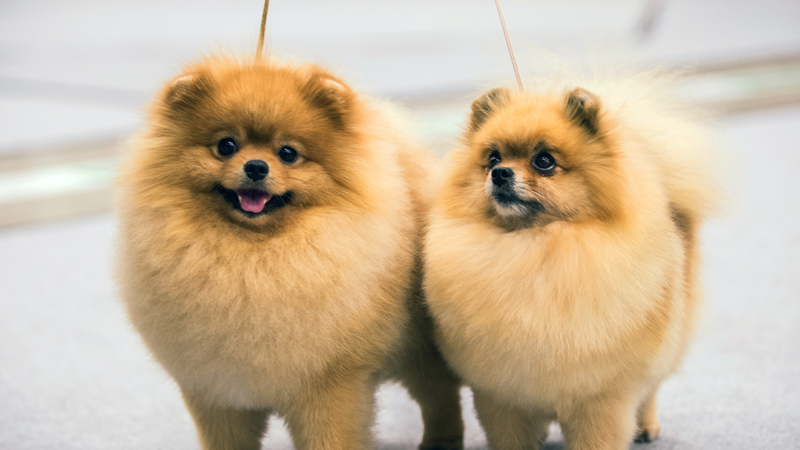
#> input picture test_image/d41586-020-01430-5_17977554.jpg, 800 x 450 px, found by its file name
$ jupyter execute --allow-errors rough.ipynb
#> lines starting #> are read from the running program, lines starting #| are printed output that depends on the picture
[cell 1]
from PIL import Image
a=Image.open("d41586-020-01430-5_17977554.jpg")
#> a is the input picture: PIL image 800x450 RGB; mean R, G, B 203.3, 184.2, 158.1
s=a.size
#> s = (800, 450)
print(s)
#| (800, 450)
size=(40,40)
r=a.resize(size)
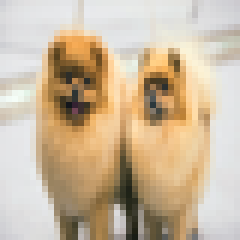
#> r: PIL image 40x40 RGB (shown 6 times larger); mean R, G, B 203.3, 184.3, 158.2
print(r.show())
#| None

[cell 2]
from PIL import Image
def image(a):
    return Image.open(a)

[cell 3]
def resizing(a,b):
#> called with a = 300, b = 300
    im=image("d41586-020-01430-5_17977554.jpg")
    size=(a,b)
    r=im.resize(size)
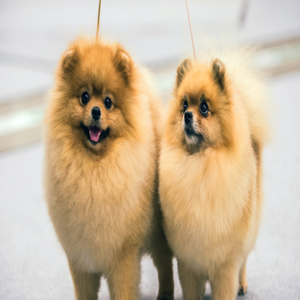
#> r: PIL image 300x300 RGB; mean R, G, B 203.3, 184.2, 158.1
    print(r.show())
#| None

[cell 4]
l=[[300,300],[400,400],[600,600]]
for i in l:
    resizing(i[0],i[1])

[cell 5]
from PIL import Image
class  Image_operation:
    def __init__(self, image):
        image=self.image

    def open(self):
        im=Image.open(image)
        return im

[cell 6]
def resizing(image,dim):
    im=Image.open(image)
    r=im.resize(dim)
    print(r.show())

#> (a cell that did not finish here is left out)

#> (a cell that did not finish here is left out)

[cell 9]
a=input()
a=a.split()
b=[]
for i in a:
    b.append(int(i))

[cell 10]
#if my input is 30, 44, 33, 22, 44, 33. The input no shuld be even
# Then the out put should be [(30,44),(33,22),(44,33)]

[cell 11]
a=[30, 44]
a=tuple(a)
a

[cell 12]
# a="30 44 33 22 44 33"
# a=a.split()
a=['30', '44', '33', '22', '44', '33']
b=[]
for i in range(0,len(a),2):
    print(a[i],a[i+1])
#     b.append(list(a[i] a[i+1]))
